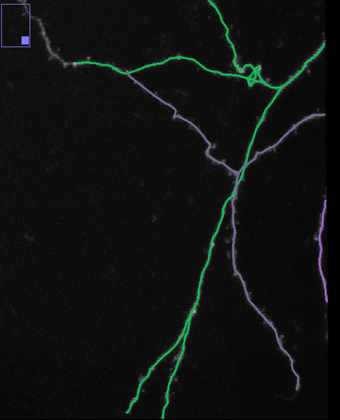
%> input picture Evaluation/data/evaluation/52-51/52.PNG, 340 x 420 px, shrunk from 1259 x 1553 before the run
$ octave --eval "result = FastMarching3(imread('../../data/evaluation/52-51/52.PNG'));"   (GNU Octave 9; MATLAB toolbox functions it lacks are replaced by stand-ins)
%> lines starting %> are read from the running program, lines starting %| are printed output that depends on the picture
### Evaluation/ForCluster/TimeLapseFig3/NeuronTracerV20/sub2ind_AS.m
% This function converts subscript to index format

function ind =sub2ind_AS(sizeIm,x,y,z)

if max(x)>sizeIm(1) | max(y)>sizeIm(2)%| max(z)>sizeIm(3)
    error('Out of range subscript')
else
    ind=x+(y-1).*sizeIm(1)+(z-1).*(sizeIm(1)*sizeIm(2));
end

### Evaluation/NeuronTracerV20/Additional Functions/FastMarching3.m
% This function solves of the Eikonal equation by using the Fast Marching algorithm
% of Sethian. T is the arival time map. The boundary condition is set as
% T(Start_X,Start_Y,Start_Z) = 0 (if start point is provided).

function [Im,AMlbl,r]=FastMarching3(Orig)

disp('Fast Marching started.')
cl=class(Orig);

N_steps=1000; % number of re-initialization steps
Max_dist=10; % re-initialization is done if a fornt reaches Max_dist
Min_dist=5;
Max_time=inf;
seed_R=50;
seed_thr=100;

%Orig=Multi_Scale_LoG(Orig,3,1,3);

[SVx,SVy,SVz,~]=Find_Seeds(Orig,seed_R,seed_thr);
%SVx=194; SVy=292; SVz=19;
%SVx=340; SVy=626; SVz=7;

sizeOrig=size(Orig);
if length(sizeOrig)==2
    sizeOrig=[sizeOrig,1];
end

Orig=double(Orig);
Orig=Orig-min(Orig(:));
Orig=(Orig./max(Orig(:)));
Orig(Orig<0.01)=0.01;

pad=2;
Im=zeros(sizeOrig+2*pad);
Im(1+pad:end-pad,1+pad:end-pad,1+pad:end-pad)=Orig;
sizeIm=size(Im);
SVx=SVx+pad;
SVy=SVy+pad;
SVz=SVz+pad;
StartVoxel=sub2ind_AS(sizeIm,SVx,SVy,SVz);

AMlbl=zeros(length(StartVoxel),length(StartVoxel));
r_ind=StartVoxel;

N6_ind=[-1;+1;-sizeIm(1);+sizeIm(1);-sizeIm(1)*sizeIm(2);+sizeIm(1)*sizeIm(2)];

pad1=fix(1*Max_dist)+pad;

T=inf(sizeIm); T(StartVoxel)=0;
D=inf(sizeIm); D(StartVoxel)=0;
L=zeros(sizeIm); L(StartVoxel)=(1:length(StartVoxel));
KT=zeros(sizeIm); KT(StartVoxel)=1; % Known=1, Trial=2
KnownPoints=StartVoxel;

figure(100)
imshow(max(Im,[],3),[0 max(Im(:))]), hold on
[NVx,NVy,NVz]=ind2sub(sizeIm,StartVoxel);
plot3(NVy,NVx,NVz,'g.')
drawnow

stop_condition=false;
count=0;
Lcount=length(StartVoxel);
while stop_condition==false && count<=N_steps
    display([count,Lcount]);

    % do fast marching untill 1 of 4 conditions is encountered
    [T,D,L,KT,KnownPoints,NewKnownPoint,exit_flag]=Fast_Marching(Im,T,D,L,KT,KnownPoints,N6_ind,Max_dist,Max_time);

    Max_T=T(NewKnownPoint);
    if strcmp(exit_flag,'dist') || strcmp(exit_flag,'collision')
        % find the gradient descent path and relabel the regions
        [T,D,L,KT,AMlbl,r_ind,GDpath,Nregions]=GradientDescent(T,D,L,KT,AMlbl,r_ind,NewKnownPoint,N6_ind);
        count=count+1;
        Lcount=Lcount+1-Nregions;

        [GDx,GDy,GDz]=ind2sub(sizeIm,GDpath);
        min_x=min(GDx); max_x=max(GDx);
        min_y=min(GDy); max_y=max(GDy);
        min_z=min(GDz); max_z=max(GDz);

        Xmin=max(min_x-1-pad1,0)+pad+1;
        Xmax=min(max_x-sizeIm(1)+pad1,0)+sizeIm(1)-pad;
        Ymin=max(min_y-1-pad1,0)+pad+1;
        Ymax=min(max_y-sizeIm(2)+pad1,0)+sizeIm(2)-pad;
        Zmin=max(min_z-1-pad1,0)+pad+1;
        Zmax=min(max_z-sizeIm(3)+pad1,0)+sizeIm(3)-pad;

        Im1=Im(Xmin:Xmax,Ymin:Ymax,Zmin:Zmax);
        Im1=padarray(Im1,[pad,pad,pad]);
        sizeIm1=size(Im1);
        N6_ind1=[-1;+1;-sizeIm1(1);+sizeIm1(1);-sizeIm1(1)*sizeIm1(2);+sizeIm1(1)*sizeIm1(2)];
        GDx1=GDx-Xmin+1+pad;
        GDy1=GDy-Ymin+1+pad;
        GDz1=GDz-Zmin+1+pad;
        GDind1=sub2ind(sizeIm1,GDx1,GDy1,GDz1);

        T1=inf(sizeIm1); T1(GDind1)=0;
        D1=inf(sizeIm1); D1(GDind1)=0;
        L1=zeros(sizeIm1); L1(GDind1)=1;
        KT1=zeros(sizeIm1); KT1(GDind1)=1;

        [T1,D1,~,~,~,~,~]=Fast_Marching(Im1,T1,D1,L1,KT1,GDind1,N6_ind1,inf,Max_T);

        % merge the maps
        temp_ind=(L(Xmin:Xmax,Ymin:Ymax,Zmin:Zmax)==L(NewKnownPoint));
        T1=T1(pad+1:end-pad,pad+1:end-pad,pad+1:end-pad);
        D1=D1(pad+1:end-pad,pad+1:end-pad,pad+1:end-pad);
        T1(~temp_ind)=inf;
        D1(~temp_ind)=inf;
        T(Xmin:Xmax,Ymin:Ymax,Zmin:Zmax)=min(T(Xmin:Xmax,Ymin:Ymax,Zmin:Zmax),T1);
        D(Xmin:Xmax,Ymin:Ymax,Zmin:Zmax)=min(D(Xmin:Xmax,Ymin:Ymax,Zmin:Zmax),D1);

    elseif strcmp(exit_flag,'end')
        stop_condition=true;
    end

    figure(100)
    [NVx,NVy,NVz]=ind2sub(sizeIm,GDpath);
    plot3(NVy,NVx,NVz,'r.')
    drawnow

% [6 lines of commented-out code are left out]
end

Im=zeros(size(Im),cl);
Im(T==0)=intmax(cl);
Im=Im(1+pad:end-pad,1+pad:end-pad,1+pad:end-pad);
[rx,ry,rz]=ind2sub(sizeIm,r_ind);
r=[rx,ry,rz]-pad;

rem=(sum(AMlbl,1)==0);
AMlbl(rem,:)=[];
AMlbl(:,rem)=[];
r(rem,:)=[];
AMlbl = LabelTreesAM(AMlbl);

disp('Fast Marching is complete.')
%%%%%%%%%%%%%%%%%%%%%%%%%%%%%%%%%%%%%%%%%%%%%%%%%%%%%%%%%%%%%%%%%%%%%

figure
imshow(max(Orig,[],3),[0 max(Orig(:))])
hold on
PlotAM(AMlbl, r)
plot3(SVy-pad,SVx-pad,SVz-pad,'g.')

%%%%%%%%%%%%%%%%%%%%%%%%%%%%%%%%%%%%%%%%%%%%%%%%%%%%%%%%%%%%%%%%%%%%%
% this function finds N evenly distributed seed points
function [SVx,SVy,SVz,StartVoxel]=Find_Seeds(Im,R,thr)

sizeIm=size(Im);
if length(sizeIm)==2
   sizeIm=[sizeIm,1];
end

N=10000;
StartVoxel=zeros(N,1);
SVx=zeros(N,1);
SVy=zeros(N,1);
SVz=zeros(N,1);
count=0; Max=thr;
while Max>=thr
    count=count+1;
    [Max,ind]=max(Im(:));
    StartVoxel(count)=ind;
    [SVx(count),SVy(count),SVz(count)]=ind2sub(sizeIm,StartVoxel(count));
    Im(max(SVx(count)-R,1):min(SVx(count)+R,sizeIm(1)),max(SVy(count)-R,1):min(SVy(count)+R,sizeIm(2)),max(SVz(count)-R,1):min(SVz(count)+R,sizeIm(3)))=0;
end

StartVoxel=StartVoxel(1:count-1);
SVx=SVx(1:count-1);
SVy=SVy(1:count-1);
SVz=SVz(1:count-1);

%%%%%%%%%%%%%%%%%%%%%%%%%%%%%%%%%%%%%%%%%%%%%%%%%%%%%%%%%%%%%%%%%%%%%
% this function performs Fast Marching untill stop condition is met
function [T,D,L,KT,KnownPoints,exit_ind,exit_flag]=Fast_Marching(Im,T,D,L,KT,KnownPoints,N6_ind,Max_dist,Max_time)

NHood=[KnownPoints+N6_ind(1);KnownPoints+N6_ind(2);KnownPoints+N6_ind(3); ...
    KnownPoints+N6_ind(4);KnownPoints+N6_ind(5);KnownPoints+N6_ind(6)];
NHood(KT(NHood)==1)=[];
NHood=unique(NHood);

TrialPoints=NHood;
T_TrialPoints=T(TrialPoints);

stop_cond=true;
while stop_cond
    ind=[NHood+N6_ind(1),NHood+N6_ind(2),NHood+N6_ind(3),NHood+N6_ind(4),NHood+N6_ind(5),NHood+N6_ind(6)];

    KT_1=(KT(ind)~=1);
    temp_T=T(ind);
    temp_T(KT_1)=inf;
    temp_D=D(ind);
    temp_D(KT_1)=inf;
    [T(NHood),D(NHood)]=BackSolver(Im(NHood),temp_T,temp_D);

    [~,temp_ind]=min(temp_T,[],2);

    temp=(1:length(NHood))'+length(NHood).*(temp_ind-1);
    L(NHood)=L(ind(temp));

    keep=NHood(KT(NHood)==0);
    KT(keep)=2;
    TrialPoints=[TrialPoints;keep];
    T_TrialPoints=[T_TrialPoints;T(keep)];

    [~,min_ind]=min(T_TrialPoints);
    NewKnownPoint=TrialPoints(min_ind);
    if ~isinf(NewKnownPoint)
        KT(NewKnownPoint)=1;
        T_TrialPoints(min_ind)=inf;
        NHood=NewKnownPoint+N6_ind;
        KnownPoints=[KnownPoints;NewKnownPoint];

        tempL=L(NHood(KT(NHood)==1));
        tempL=tempL(tempL>0);
        collision=(sum(tempL-tempL(1))~=0);
        NHood(KT(NHood)==1)=[];

        if D(NewKnownPoint)>=Max_dist
            stop_cond=false;
            exit_flag='dist'; % maximum distance reached
        end
        if T(NewKnownPoint)>=Max_time
            stop_cond=false;
            exit_flag='time'; % maximum time reached
        end
        if collision
            stop_cond=false;
            exit_flag='collision'; % collision
        end
    else
        stop_cond=false;
        exit_flag='end'; % No place to propagate.
    end
end
exit_ind=NewKnownPoint;

%%%%%%%%%%%%%%%%%%%%%%%%%%%%%%%%%%%%%%%%%%%%%%%%%%%%%%%%%%%%%%%%%%%%%
% this function finds arrival time, T, and distance, D, for the trial points
function [T,D]=BackSolver(F,Tpm_xyz,Dpm_xyz)

delta=1;
N=ones(size(Tpm_xyz,1),1)*(1:size(Tpm_xyz,2));
ct=(delta./F).^2;
cd=(delta).^2.*ones(size(F));
Ct=ct*ones(1,size(Tpm_xyz,2));
Cd=cd*ones(1,size(Dpm_xyz,2));
Tpm_xyz=sort(Tpm_xyz,2);
Dpm_xyz=sort(Dpm_xyz,2);
indt=((cumsum(Tpm_xyz.^2,2)-cumsum(Tpm_xyz,2).^2./N)<=Ct);
indd=((cumsum(Dpm_xyz.^2,2)-cumsum(Dpm_xyz,2).^2./N)<Cd);
Tpm_xyz(~indt)=0;
Dpm_xyz(~indd)=0;
nt=sum(indt,2);
nd=sum(indd,2);
Tmean=sum(Tpm_xyz,2)./nt;
Dmean=sum(Dpm_xyz,2)./nd;
T2mean=sum(Tpm_xyz.^2,2)./nt;
D2mean=sum(Dpm_xyz.^2,2)./nd;
T=Tmean+(ct./nt-(T2mean-Tmean.^2)).^0.5;
D=Dmean+(cd./nd-(D2mean-Dmean.^2)).^0.5;

%%%%%%%%%%%%%%%%%%%%%%%%%%%%%%%%%%%%%%%%%%%%%%%%%%%%%%%%%%%%%%%%%%%%%
% This function performs gradient descent from ind (a single point) to
% T=0. T map of the region is reset to the gradient descent path, Tnew.
% If there are multiple labels neighboring ind, the gradient descent will
% go into all these labeld regions. The result will be merged and
% relabeled.
function [T,D,L,KT,AMlbl,r_ind,GDpath,Nregions]=GradientDescent(T,D,L,KT,AMlbl,r_ind,ind,N6_ind)

lengthAM=size(AMlbl,1);
pot_ind=ind+N6_ind;
pot_ind(KT(pot_ind)~=1)=[];
Labels=unique(L(pot_ind));
Nregions=length(Labels);

GDpath=zeros(sum(size(T)),1);
GDpath(1)=ind;
AMlbl(lengthAM+1,lengthAM+1)=0;
count=1;
for i=1:Nregions
    current_ind=ind;
    while T(current_ind)~=0
        pot_ind=current_ind+N6_ind;
        pot_ind(L(pot_ind)~=Labels(i))=[];
        pot_ind(KT(pot_ind)~=1)=[];
        pot_ind(pot_ind==ind)=[];

        [~,temp]=min(T(pot_ind));
        current_ind=pot_ind(temp);
        if ~isempty(current_ind)
            if count==100
                error(num2str(count))
            end
            count=count+1;
            GDpath(count)=current_ind;
        end
    end
    count=count-1;
    Start=size(AMlbl,1)+1;
    End=lengthAM+count;
    if End>=Start
        AMlbl(End,End)=0;
        AMlbl(Start:End,Start:End)=diag(nan(1,End-Start),1)+diag(nan(1,End-Start),-1);
        AMlbl(lengthAM+1,Start)=NaN;
        AMlbl(Start,lengthAM+1)=NaN;
        temp=find(r_ind==current_ind);
        AMlbl(temp,End)=NaN;
        AMlbl(End,temp)=NaN;
    elseif End==Start-1
        temp=find(r_ind==current_ind);
        AMlbl(temp,lengthAM+1)=NaN;
        AMlbl(lengthAM+1,temp)=NaN;
    end
end

GDpath=GDpath(1:count);
r_ind=[r_ind;GDpath];

% relabel
if Nregions>1
    L_new=max(L(:))+1;
    for i=1:Nregions
        L((L==Labels(i)))=L_new;
        AMlbl((AMlbl==Labels(i)))=L_new;
    end
else
    L_new=L(ind);
end

T(GDpath)=0;
D(GDpath)=0;
L(GDpath)=L_new;
KT(GDpath)=1;
AMlbl(isnan(AMlbl))=L_new;
%> the loop in Find_Seeds, `while Max>=thr` made 18 passes
%> (Max, ind) on passes 1 to 12: (255, 294878), (231, 419816), (230, 422391), (215, 230651), (212, 237922), (211, 213344), (211, 220410), (210, 184865), (210, 207965), (209, 253376), (206, 229168), (205, 235216)
%> after the loop in Find_Seeds, `while Max>=thr`:
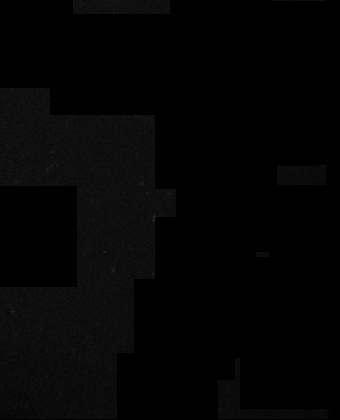
%> Im: size 420x340x3 uint8; min 0, max 42, mean 3.9
%> after the loop in Find_Seeds, `while Max>=thr`: count = 18
%> in Find_Seeds, `StartVoxel=StartVoxel(1:count-1);`: StartVoxel = 17 values, max 422391 at index 3, min 184865 at index 8, mean 295366.8
%> in Find_Seeds, `SVx=SVx(1:count-1);`: SVx = 17 values, max 404 at index 6, min 16 at index 12, mean 180.9
%> in Find_Seeds, `SVy=SVy(1:count-1);`: SVy = 17 values, max 326 at index 3, min 23 at index 1, mean 223.8
%> in Find_Seeds, `SVz=SVz(1:count-1);`: SVz = 17 values, max 3 at index 1, min 2 at index 4, mean 2.41
%> in FastMarching3, `Orig(Orig<0.01)=0.01;`: Orig: size 420x340x3 double; mean R, G, B 0.0602, 0.0682, 0.0656
%> in FastMarching3, `SVx=SVx+pad;`: SVx = 17 values, max 406 at index 6, min 18 at index 12, mean 182.9
%> in FastMarching3, `SVy=SVy+pad;`: SVy = 17 values, max 328 at index 3, min 25 at index 1, mean 225.8
%> in FastMarching3, `SVz=SVz+pad;`: SVz = 17 values, max 5 at index 1, min 4 at index 4, mean 4.41
%> in sub2ind_AS, `ind=x+(y-1).*sizeIm(1)+(z-1).*(sizeIm(1)*sizeIm(2));`: ind = 17 values, max 722365 at index 3, min 480883 at index 8, mean 593134.4
%> in FastMarching3, `StartVoxel=sub2ind_AS(sizeIm,SVx,SVy,SVz);`: StartVoxel has the same summary as ind in sub2ind_AS
%> in FastMarching3, `r_ind=StartVoxel;`: r_ind has the same summary as ind in sub2ind_AS
%> in FastMarching3, `KnownPoints=StartVoxel;`: KnownPoints has the same summary as ind in sub2ind_AS
%> in FastMarching3, `imshow(max(Im,[],3),[0 max(Im(:))])`:
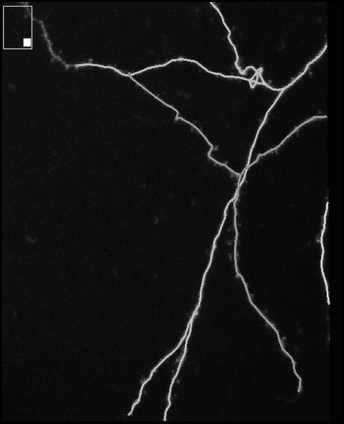
%> displayed picture: size 424x344, on the screen's scale of 0 to 255; min 0, max 255, mean 17.8
%> in FastMarching3, `[NVx,NVy,NVz]=ind2sub(sizeIm,StartVoxel);`: NVx has the same summary as SVx; NVy has the same summary as SVy; NVz has the same summary as SVz
%> (the run ends here)
